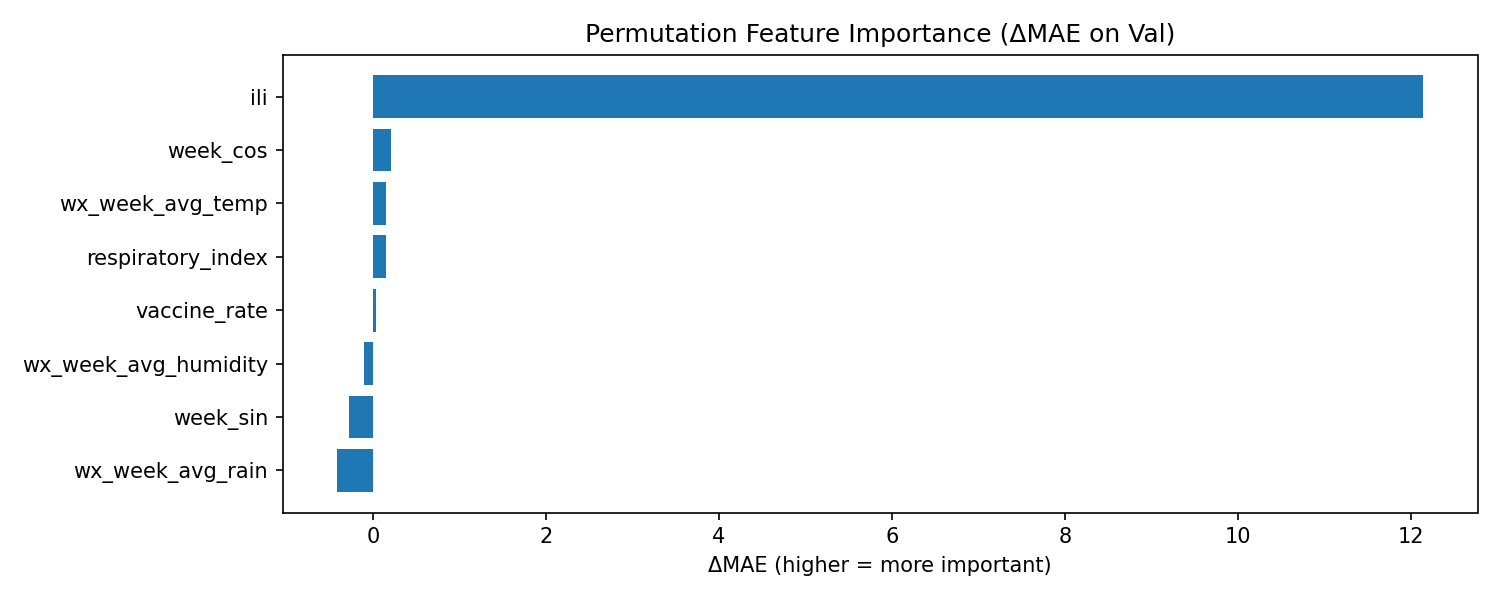

Write the Python code that produced this figure.
# -*- coding: utf-8 -*-
"""
Feature Importance computation functions
"""

import numpy as np
import pandas as pd
import matplotlib.pyplot as plt
import torch
from torch.utils.data import DataLoader
import config
import model
import train

def _eval_mae_on_split(model_obj, X_split_sc, y_split_sc, scaler_y, feat_names, 
                       seq_len=config.SEQ_LEN, pred_len=config.PRED_LEN, patch_len=config.PATCH_LEN, stride=config.STRIDE,
                       batch_size=config.BATCH_SIZE):
    """현재 모델로 한 분할(va/test) 세트에서 MAE(원 단위) 계산"""
    ds = model.PatchTSTDataset(X_split_sc, y_split_sc, seq_len, pred_len, patch_len, stride)
    dl = DataLoader(ds, batch_size=batch_size, shuffle=False)
    model_obj.eval()
    mae_sum, n = 0.0, 0
    with torch.no_grad():
        for Xb, yb, _ in dl:
            Xb = Xb.to(config.DEVICE); yb = yb.to(config.DEVICE)
            pred = model_obj(Xb)  # (B, H)
            mae_sum += train.batch_mae_in_original_units(pred, yb, scaler_y) * yb.size(0)
            n += yb.size(0)
    return float(mae_sum / max(1, n))


def compute_feature_importance(model_obj, 
                               X_va_sc, y_va_sc, 
                               X_te_sc=None, y_te_sc=None,
                               scaler_y=None, feat_names=None, 
                               random_state=42):
    """
    퍼뮤테이션(열 섞기) 중요도와 평균 대체(그 특징을 평균으로 고정) 중요도를 계산.
    반환: 중요도 DataFrame (ΔMAE가 클수록 중요)
    """
    assert scaler_y is not None and feat_names is not None
    rng = np.random.RandomState(random_state)

    # --- 기준선(baseline MAE) ---
    baseline_val = _eval_mae_on_split(model_obj, X_va_sc, y_va_sc, scaler_y, feat_names)
    print(f"[FI] Baseline Val MAE: {baseline_val:.6f}")

    baseline_tst = None
    if X_te_sc is not None and y_te_sc is not None:
        baseline_tst = _eval_mae_on_split(model_obj, X_te_sc, y_te_sc, scaler_y, feat_names)
        print(f"[FI] Baseline Test MAE: {baseline_tst:.6f}")

    perm_deltas_val, mean_deltas_val = [], []
    perm_deltas_tst, mean_deltas_tst = [], []

    for j, name in enumerate(feat_names):
        # ① 퍼뮤테이션(열 섞기)
        Xp = X_va_sc.copy()
        col = Xp[:, j].copy()
        rng.shuffle(col)
        Xp[:, j] = col
        mae_perm_val = _eval_mae_on_split(model_obj, Xp, y_va_sc, scaler_y, feat_names)
        perm_deltas_val.append(mae_perm_val - baseline_val)

        # ② 평균 대체(특징 제거 효과)
        Xz = X_va_sc.copy()
        Xz[:, j] = X_va_sc[:, j].mean()
        mae_mean_val = _eval_mae_on_split(model_obj, Xz, y_va_sc, scaler_y, feat_names)
        mean_deltas_val.append(mae_mean_val - baseline_val)

        if X_te_sc is not None and y_te_sc is not None:
            Xp_te = X_te_sc.copy()
            col_te = Xp_te[:, j].copy()
            rng.shuffle(col_te)
            Xp_te[:, j] = col_te
            mae_perm_tst = _eval_mae_on_split(model_obj, Xp_te, y_te_sc, scaler_y, feat_names)
            perm_deltas_tst.append(mae_perm_tst - baseline_tst)

            Xz_te = X_te_sc.copy()
            Xz_te[:, j] = X_te_sc[:, j].mean()
            mae_mean_tst = _eval_mae_on_split(model_obj, Xz_te, y_te_sc, scaler_y, feat_names)
            mean_deltas_tst.append(mae_mean_tst - baseline_tst)

        print(f"[FI] {name:>20s} | ΔMAE(val) perm={perm_deltas_val[-1]:+.6f}  mean={mean_deltas_val[-1]:+.6f}")

    df = pd.DataFrame({
        "feature": feat_names,
        "delta_mae_val_perm": perm_deltas_val,
        "delta_mae_val_mean": mean_deltas_val,
    })
    if baseline_tst is not None:
        df["delta_mae_test_perm"] = perm_deltas_tst
        df["delta_mae_test_mean"] = mean_deltas_tst

    # ΔMAE가 클수록 중요 → 내림차순 정렬
    df = df.sort_values("delta_mae_val_perm", ascending=False).reset_index(drop=True)
    return df


def save_feature_importance(df: pd.DataFrame, out_csv="feature_importance.csv", out_png="feature_importance.png"):
    """중요도 테이블 저장 + 막대 그래프 저장"""
    df.to_csv(out_csv, index=False, encoding="utf-8-sig")
    print(f"[FI] Saved -> {out_csv}")

    top = min(20, len(df))
    plt.figure(figsize=(10, max(4, 0.4*top)))
    plt.barh(df["feature"][:top][::-1], df["delta_mae_val_perm"][:top][::-1])
    plt.title("Permutation Feature Importance (ΔMAE on Val)")
    plt.xlabel("ΔMAE (higher = more important)")
    plt.tight_layout()
    plt.savefig(out_png, dpi=150)
    print(f"[FI] Saved -> {out_png}")
